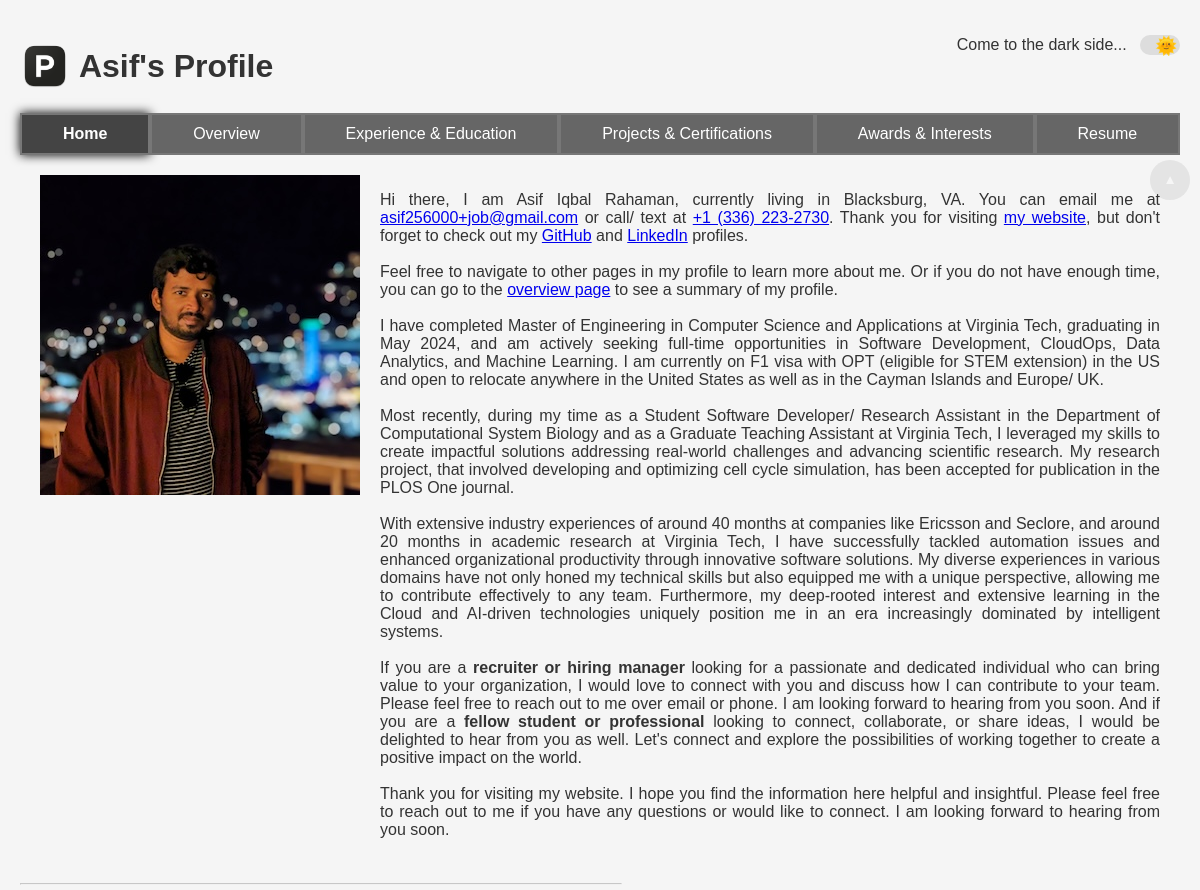
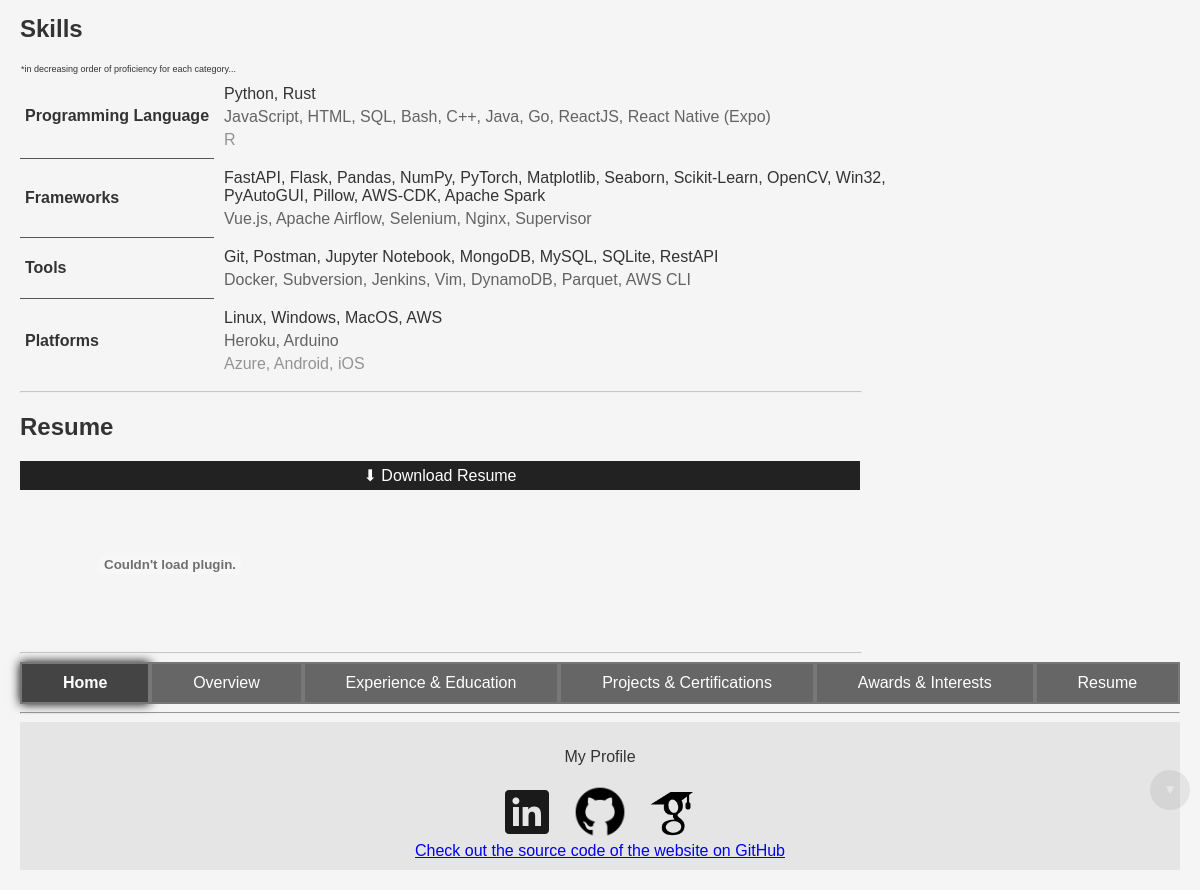
The page / on the database its author committed (2 pictures, top to bottom).
### src/data/models.py (models this page shows)
class BasicInfo(Base):
    __tablename__ = "basic_info"
    id = Column(Integer, primary_key=True, index=True)
    name = Column(String)
    email = Column(String, unique=True)
    phone = Column(String, unique=True)
    location = Column(String)
    website = Column(String)
    linkedin = Column(String)
    github = Column(String)
    intro = Column(String)
    education = relationship("Education", back_populates="user")
    experience = relationship("Experience", back_populates="user")
    skills = relationship("Skills", back_populates="user")
    projects = relationship("Projects", back_populates="user")
    certifications = relationship("Certifications", back_populates="user")
    honors_and_awards = relationship("HonorsAndAwards", back_populates="user")
    interests = relationship("Interests", back_populates="user")
    resume = relationship("Resume", back_populates="user")

class Skills(Base):
    __tablename__ = "skills"
    id = Column(Integer, primary_key=True, index=True)
    skill = Column(String)
    subcategory = Column(String)
    proficiency = Column(String)
    fk_user = Column(Integer, ForeignKey("basic_info.id"))
    user = relationship("BasicInfo", back_populates="skills")

class Resume(Base):
    __tablename__ = "resume"
    id = Column(Integer, primary_key=True, index=True)
    file_path = Column(String)
    is_latest = Column(Boolean)
    fk_user = Column(Integer, ForeignKey("basic_info.id"))
    user = relationship("BasicInfo", back_populates="resume")

### src/web/routes.py (the view)
@router.get("/", name="home", response_class=HTMLResponse)
def send_home(request: Request, db: Session = Depends(db_init.get_db)):
    basic_info = db_ops.filter_data_with_id(db, table_name="basic_info", lookup_id=1)
    user_filter = {"fk_user": basic_info.id}
    skills = db_ops.filter_data_from_table(db, table_name="skills", lookup_filter=user_filter)
    resume = db_ops.filter_data_from_table(db, table_name="resume", lookup_filter=user_filter | {"is_latest": 1})
    return templates.TemplateResponse(
        "index.html",
        {
            "request": request,
            "current_page": "home",
            "basic_info": basic_info,
            "skills": arrange_skills(skills),
            "resume": resume,
        },
    )

### templates/index.html
{% extends "base.html" %}
{% block heading %}
    {{ basic_info.name.split(" ")[0] }}'s Profile
{% endblock %}
{% block content %}
    <div class="main-content">
        <section id="intro">
            <div class="profile-section">
                <div class="profile-image">
                    <a target="_self" href="{{ url_for('overview') }}" class="image-link">
                        <img src="{{ url_for('static', path='image.webp') }}" alt="{{ basic_info.name }}">
                    </a>
                </div>
                <div class="profile-info">
                    <p>Hi there, I am {{ basic_info.name}}, currently living in {{ basic_info.location }}.
                        You can email me at <a href="mailto:"+{{ basic_info.email }}>{{ basic_info.email }}</a> or call/ text at <a href="tel:"+{{ basic_info.phone }}>{{ basic_info.phone }}</a>.
                        Thank you for visiting <a href="https://github.com/asif256000/my_personal_fast_website">my website</a>, but don't forget to check out my <a href="{{ basic_info.github }}">GitHub</a>
                        and <a href="{{ basic_info.linkedin }}">LinkedIn</a> profiles.
                        <br><br>
                        Feel free to navigate to other pages in my profile to learn more about me.
                        Or if you do not have enough time, you can go to the <a href="{{ url_for('overview') }}">overview page</a> to see a summary of my profile.
                        <br><br>
                        {{ basic_info.intro|safe }}
                    </p>
                </div>
            </div>
        </section>
        <hr class="section-divider">
        <section id="skills">
            <h2>Skills</h2>
                <table>
                <thead>
                    <tr>
                        <th colspan="2" style="text-align: left; font-weight: normal; font-size: xx-small; margin: 5px;">*in decreasing order of proficiency for each category...</th>
                    </tr>
                </thead>
                <tbody class="two-cols">
                    {% for skill_category, all_skills in skills.items() %}
                        {% set adv_skills = ", ".join(all_skills.get("Advanced", [])) %}
                        {% set int_skills = ", ".join(all_skills.get("Intermediate", [])) %}
                        {% set beg_skills = ", ".join(all_skills.get("Beginner", [])) %}
                        <tr>
                            <td style="{% if not loop.last %}border-bottom: 1px solid #555;{% endif %}"><b>{{ skill_category }}</b></td>
                            <td>
                                <p style="opacity: 1; margin: 5px;">{{ adv_skills }}</p>
                                <p style="opacity: 0.75; margin: 5px;">{{ int_skills }}</p>
                                <p style="opacity: 0.5; margin: 5px;">{{ beg_skills }}</p>
                            </td>
                        </tr>
                    {% endfor %}
                </tbody>
            </table>
        </section>
        <hr class="section-divider" style="max-width: 70vw;">
        <section id="resume">
            <h2>Resume</h2>
            {% set resume_path = resume[0].file_path %}
            <a href="{{ url_for('static', path=resume_path) }}" download class="download-link">Resume</a>
            <br>
            <object class="resume-container" data="{{ url_for('static', path= resume_path ) }}" type="application/pdf">
                <embed src="{{ url_for('static', path= resume_path ) }}" type="application/pdf">
            </object>
        </section>
        <hr class="section-divider" style="max-width: 70vw;">
    </div>
{% endblock %}

### static/base-style.css (style rules this page uses)
body { min-height: 100vh; display: flex; flex-direction: column; font-family: Arial, sans-serif; font-size: 1rem; margin: 0; padding: 20px; background-color: #f5f5f5; color: #333; transition: background-color 0.3s ease, color 0.3s ease; }
h1, h2, h3, h4 { color: #333; }
h2 { font-size: 1.5rem; }
.section-divider { max-width: 50vw; margin-left: 0; opacity: 0.5; }
img { max-width: 100%; height: auto; display: block; margin: 0 auto; }
p { font-size: 1rem; }
.download-link { display: inline-block; width: 70vw; padding: 5px 0px; text-align: center; background-color: #222; color: #fff; text-decoration: none; transition: background-color 0.3s ease; }
.download-link::before { content: "⬇ Download "; }
.image-link { display: inline-block; }
.resume-container { width: 70vw; height: 80vh; }
.profile-section { display: flex; flex-wrap: wrap; padding: 10px; }
.profile-image { flex: 0 0 auto; padding: 10px; }
.profile-image img { max-width: 100%; height: auto; display: block; }
.profile-info { flex: 1 1 60vw; padding: 10px; text-align: justify; }

### static/table-styles.css (style rules this page uses)
table { border-spacing: 0; border-collapse: collapse; }
.two-cols td { max-width: 20vw; padding: 5px; }
.two-cols td:nth-child(2) { max-width: 60vw; }
.two-cols tr, .detailed-two-cols tr, .equal-two-cols tr, .inverted-two-cols tr, .three-cols tr { padding: 10px; }
td { word-wrap: break-word; }

### rows shown on the page
BasicInfo: name "Asif", name "Asif Iqbal Rahaman", location "Blacksburg, VA", email "asif256000+job@gmail.com", phone "+1 (336) 223-2730", intro "I have completed Master of Engineering in Computer Science and Applications at Virginia Tech, graduating in May 2024, and am actively seeking full-time opportunities in Software Development, CloudOps, Data Analytics, and Machine Learning. I am currently on F1 visa with OPT (eligible for STEM extension) in the US and open to relocate anywhere in the United States as well as in the Cayman Islands and Europe/ UK. Most recently, during my time as a Student Software Developer/ Research Assistant in the Department of Computational System Biology and as a Graduate Teaching Assistant at Virginia Tech, I leveraged my skills to create impactful solutions addressing real-world challenges and advancing…"
Skills: subcategory "Programming Language", adv_skills "Python, Rust", int_skills "JavaScript, HTML, SQL, Bash, C++, Java, Go, ReactJS, React Native (Expo)", beg_skills "R"
Skills: subcategory "Frameworks", adv_skills "FastAPI, Flask, Pandas, NumPy, PyTorch, Matplotlib, Seaborn, Scikit-Learn, OpenCV, Win32, PyAutoGUI, Pillow, AWS-CDK, Apache Spark", int_skills "Vue.js, Apache Airflow, Selenium, Nginx, Supervisor"
Skills: subcategory "Tools", adv_skills "Git, Postman, Jupyter Notebook, MongoDB, MySQL, SQLite, RestAPI", int_skills "Docker, Subversion, Jenkins, Vim, DynamoDB, Parquet, AWS CLI"
Skills: subcategory "Platforms", adv_skills "Linux, Windows, MacOS, AWS", int_skills "Heroku, Arduino", beg_skills "Azure, Android, iOS"
